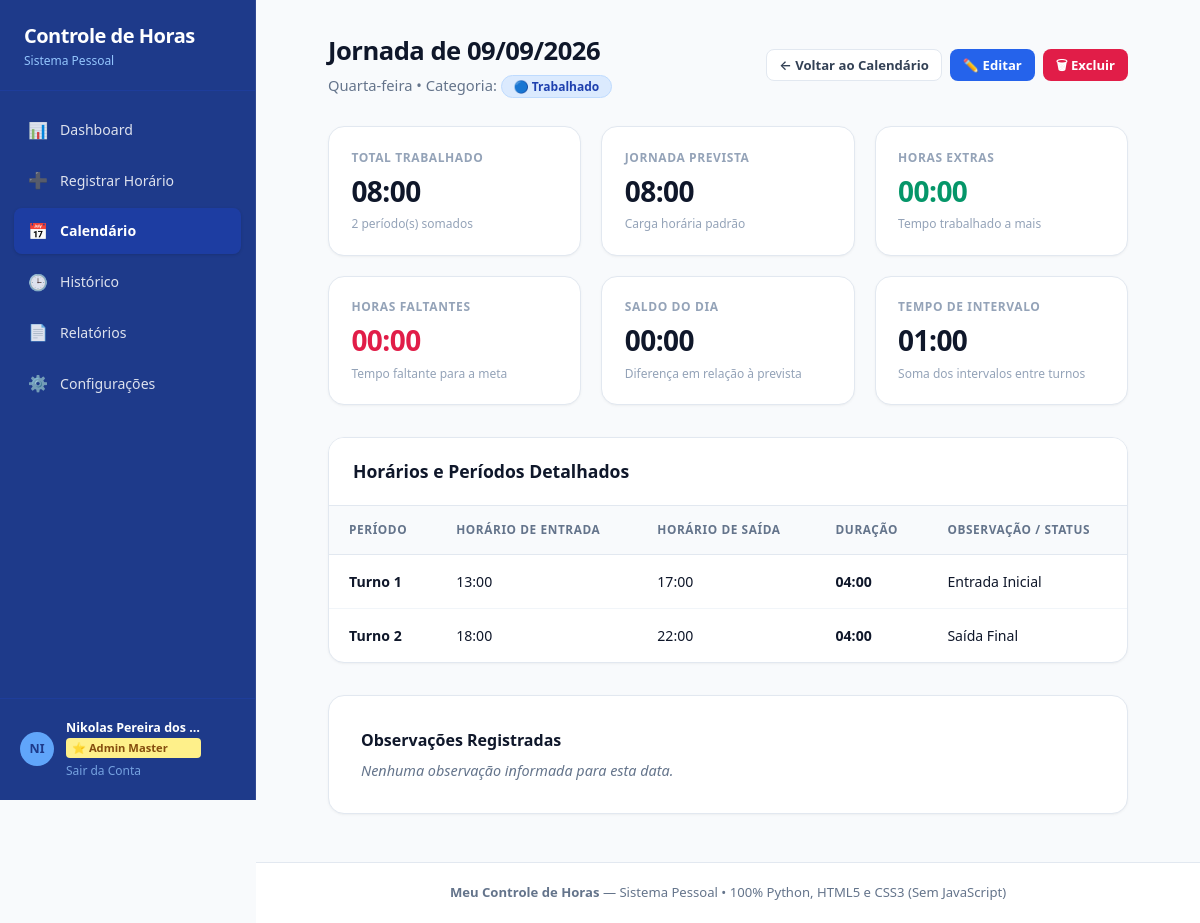
The page /dia/2026-09-09 (signed in) on the database its author committed.
### tables this page shows
CREATE TABLE work_periods (
        id INTEGER PRIMARY KEY AUTOINCREMENT,
        work_day_id INTEGER NOT NULL,
        period_order INTEGER NOT NULL DEFAULT 1,
        start_time TEXT NOT NULL,
        end_time TEXT NOT NULL,
        FOREIGN KEY (work_day_id) REFERENCES work_days(id) ON DELETE CASCADE
    );

### app.py (the view, shortened to what this page needs)
@app.route('/dia/<date_str>')
@login_required
def day_detail_view(date_str):
    user_id = session['user_id']
    try:
        dt = datetime.strptime(date_str, '%Y-%m-%d')
    except ValueError:
        flash("Data inválida.", "danger")
        return redirect(url_for('calendar_view'))
    parts = date_str.split('-')
    date_fmt = f"{parts[2]}/{parts[1]}/{parts[0]}"
    day_name_pt = WEEKDAY_NAMES_PT[dt.weekday()]
    conn = get_db()
    cursor = conn.cursor()
    cursor.execute("SELECT * FROM work_days WHERE user_id = ? AND date = ?", (user_id, date_str))
    day = cursor.fetchone()
    conn.close()
    days_data, settings = get_days_data_in_range(user_id, date_str, date_str)
    if days_data:
        metrics = days_data[0]
        has_record = True
        periods = metrics.get('periods', [])
        observation = day['observation'] if day else ''
    return render_template(
        'day_detail.html',
        active_page='calendar',
        date_str=date_str,
        date_fmt=date_fmt,
        day_name_pt=day_name_pt,
        year=dt.year,
        month=dt.month,
        has_record=has_record,
        day=day,
        metrics=metrics,
        periods=periods,
        observation=observation
    )

### app.py (called while the page is built, shortened)
def generate_auth_token(user_id, email):
    return auth_serializer.dumps({'uid': user_id, 'email': email})

def login_required(f):
    @wraps(f)
    def decorated_function(*args, **kwargs):
        if not session.get('user_id'):
            if not restore_session_from_token():
                return redirect(url_for('login'))
        return f(*args, **kwargs)
    return decorated_function

@app.before_request
def before_req():
    if not session.get('user_id'):
        restore_session_from_token()
    else:
        if session.get('user_name') in ('Taijou BR', 'Administrador', None, ''):
            uid = session.get('user_id')
            try:
                conn = get_db()
                cursor = conn.cursor()
                cursor.execute("SELECT name FROM users WHERE id = ?", (uid,))
                row = cursor.fetchone()
                conn.close()
                if row and row['name'] and row['name'] not in ('Taijou BR', 'Administrador'):
                    session['user_name'] = row['name']
            except Exception:
                pass

@app.context_processor
def inject_auth_info():
    token = ''
    if session.get('user_id') and session.get('user_email'):
        try:
            token = generate_auth_token(session['user_id'], session['user_email'])
        except Exception:
            token = ''
    return {'auth_token': token}

@app.after_request
def after_req(response):
    cookies = response.headers.getlist('Set-Cookie')
    return response

    def __call__(self, environ, start_response):
        def custom_start_response(status, headers, exc_info=None):
            new_headers = []
            for name, val in headers:
                new_headers.append((name, val))
            return start_response(status, new_headers, exc_info)
        return self.wsgi_app(environ, custom_start_response)

### database/db.py (called while the page is built, shortened)
def get_db_path():
    return DEFAULT_DB_PATH

def get_db():
    global _initialized, DB_PATH
    DB_PATH = get_db_path()
    os.makedirs(os.path.dirname(DB_PATH), exist_ok=True)
    conn = sqlite3.connect(DB_PATH, timeout=15)
    conn.row_factory = sqlite3.Row
    conn.execute("PRAGMA foreign_keys = ON;")
    return conn

### services/calculations.py (called while the page is built)
def time_to_minutes(time_str: str) -> int:
    if not time_str or ':' not in time_str:
        return 0
    parts = time_str.strip().split(':')
    try:
        hours = int(parts[0])
        minutes = int(parts[1])
        return hours * 60 + minutes
    except (ValueError, IndexError):
        return 0

### templates/day_detail.html (shortened to what this page needs)
{% extends "base.html" %}
{% block content %}
<div style="max-width: 800px; margin: 0 auto;">
  <div class="page-header">
    <div>
      <h1 class="page-title">Jornada de {{ date_fmt }}</h1>
      <p class="page-subtitle">{{ day_name_pt }} • Categoria:
        {% if day and day.day_type == 'feriado' %}
          <span class="status-badge" style="background-color: #fef3c7; color: #b45309; border: 1px solid #fde68a;">🟠 Feriado</span>
        {% elif day and day.day_type == 'folga' %}
          <span class="status-badge" style="background-color: #d1fae5; color: #047857; border: 1px solid #a7f3d0;">🟢 Folga / Descanso</span>
        {% elif day and day.day_type == 'falta' %}
          <span class="status-badge status-falta">🔴 Falta / A Pagar</span>
        {% elif day and day.day_type == 'trabalho' %}
          <span class="status-badge" style="background-color: #dbeafe; color: #1e40af; border: 1px solid #bfdbfe;">🔵 Trabalhado</span>
        {% elif has_record %}
          <span class="status-badge status-registrado">{{ day.day_type|capitalize }}</span>
        {% else %}
          <span class="status-badge status-vazio">⚪ Sem registro</span>
        {% endif %}
      </p>
    </div>
    <div style="display: flex; gap: 0.5rem; flex-wrap: wrap;">
      <a href="{{ url_for('calendar_view', year=year, month=month) }}" class="btn btn-secondary btn-sm" id="btn-back-calendar">
        ← Voltar ao Calendário
      </a>
      {% if has_record %}
        <a href="{{ url_for('edit_time', day_id=day.id) }}" class="btn btn-primary btn-sm" id="btn-edit-day">
          ✏️ Editar
        </a>
        <a href="{{ url_for('confirm_delete', day_id=day.id) }}" class="btn btn-danger btn-sm" id="btn-delete-day">
          🗑 Excluir
        </a>
      {% else %}
        <a href="{{ url_for('register_time', date=date_str) }}" class="btn btn-primary btn-sm" id="btn-new-register-day">
          + Registrar Horário neste Dia
        </a>
      {% endif %}
    </div>
  </div>
  <div class="stats-grid" style="margin-bottom: 2rem;">
    <div class="stat-card">
      <div class="stat-label">Total Trabalhado</div>
      <div class="stat-value">{{ metrics.total_worked_str }}</div>
      <div class="stat-subtext">{{ metrics.periods_count }} período(s) somados</div>
    </div>
    <div class="stat-card">
      <div class="stat-label">Jornada Prevista</div>
      <div class="stat-value">{{ metrics.expected_str }}</div>
      <div class="stat-subtext">Carga horária padrão</div>
    </div>
    <div class="stat-card">
      <div class="stat-label">Horas Extras</div>
      <div class="stat-value text-positive">{{ metrics.overtime_str }}</div>
      <div class="stat-subtext">
        {% if metrics.overtime_paid %}
          <span style="display: inline-block; background: #ecfdf4; color: #166534; font-weight: 700; padding: 0.15rem 0.4rem; border-radius: 4px; border: 1px solid #86efac; font-size: 0.76rem;">
            💵 Paga em folha
          </span>
        {% else %}
          Tempo trabalhado a mais
        {% endif %}
      </div>
    </div>
    <div class="stat-card">
      <div class="stat-label">Horas Faltantes</div>
      <div class="stat-value text-negative">{{ metrics.missing_str }}</div>
      <div class="stat-subtext">Tempo faltante para a meta</div>
    </div>
    <div class="stat-card">
      <div class="stat-label">Saldo do Dia</div>
      <div class="stat-value {% if metrics.is_in_progress %}text-neutral{% elif '+' in metrics.balance_str %}text-positive{% elif '-' in metrics.balance_str %}text-negative{% else %}text-neutral{% endif %}">
        {% if metrics.is_in_progress %}
          <span style="font-size: 1.2rem; color: #d97706;">⏳ Em andamento</span>
        {% else %}
          {{ metrics.balance_str }}
        {% endif %}
      </div>
      <div class="stat-subtext">
        {% if metrics.is_in_progress %}
          Trabalho em curso (sem débito antecipado)
        {% else %}
          Diferença em relação à prevista
        {% endif %}
      </div>
    </div>
    <div class="stat-card">
      <div class="stat-label">Tempo de Intervalo</div>
      <div class="stat-value">{% if metrics.periods_count == 1 %}Sem intervalo{% else %}{{ metrics.break_str }}{% endif %}</div>
      <div class="stat-subtext">{% if metrics.periods_count == 1 %}Jornada contínua direta{% else %}Soma dos intervalos entre turnos{% endif %}</div>
    </div>
  </div>
  <div class="table-card">
    <div style="padding: 1.25rem 1.5rem; border-bottom: 1px solid var(--border-color); background: var(--bg-surface); display: flex; justify-content: space-between; align-items: center;">
      <h3 style="font-size: 1.1rem; font-weight: 700;">Horários e Períodos Detalhados</h3>
    </div>
    <div class="table-responsive">
      <table class="data-table">
        <thead>
          <tr>
            <th>Período</th>
            <th>Horário de Entrada</th>
            <th>Horário de Saída</th>
            <th>Duração</th>
            <th>Observação / Status</th>
          </tr>
        </thead>
        <tbody>
          {% if periods %}
            {% for p in periods %}
              <tr {% if not p.end_time or p.is_open %}style="background: #fffbeb;"{% endif %}>
                <td><strong>Turno {{ loop.index }}</strong></td>
                <td>{{ p.start_time }}</td>
                <td>
                  {% if p.end_time %}
                    {{ p.end_time }}
                  {% else %}
                    <span style="background: #fef3c7; color: #92400e; font-weight: 700; padding: 0.2rem 0.5rem; border-radius: 4px; border: 1px solid #fde68a; font-size: 0.82rem;">
                      ⏳ Em aberto
                    </span>
                  {% endif %}
                </td>
                <td>
                  {% if p.end_time %}
                    <strong>{{ p.duration_str }}</strong>
                  {% else %}
                    <span style="color: #b45309; font-weight: 600;">Em andamento</span>
                  {% endif %}
                </td>
                <td>
                  {% if not p.end_time or p.is_open %}
                    <span style="color: #b45309; font-weight: 700;">🕒 Turno atual em curso</span>
                  {% elif loop.first and loop.last %}
                    Turno Único
                  {% elif loop.first %}
                    Entrada Inicial
                  {% elif loop.last %}
                    Saída Final
                  {% else %}
                    Turno Intermediário
                  {% endif %}
                </td>
              </tr>
            {% endfor %}
          {% else %}
            <tr>
              <td colspan="5" style="text-align: center; padding: 2rem; color: var(--text-muted);">
                Nenhum período de trabalho registrado para este dia.
              </td>
            </tr>
          {% endif %}
        </tbody>
      </table>
    </div>
  </div>
  <div class="form-card" style="margin-top: 1.5rem; max-width: 100%;">
    <h3 style="font-size: 1rem; font-weight: 700; margin-bottom: 0.5rem;">Observações Registradas</h3>
    {% if observation %}
      <p style="font-size: 0.95rem; color: var(--text-main); background: var(--bg-subtle); padding: 1rem; border-radius: var(--radius-md); border: 1px solid var(--border-color);">
        {{ observation }}
      </p>
    {% else %}
      <p style="color: var(--text-muted); font-size: 0.9rem; font-style: italic;">
        Nenhuma observação informada para esta data.
      </p>
    {% endif %}
  </div>
</div>
{% endblock %}

### rows shown on the page
work_periods: start_time "13:00", end_time "17:00", duration_str "04:00", shows "Entrada Inicial"
work_periods: start_time "18:00", end_time "22:00", duration_str "04:00", shows "Saída Final"

### other values the page prints
{{ date_fmt }} "09/09/2026"
{{ day_name_pt }} "Quarta-feira"
{{ metrics.total_worked_str }} "08:00"
{{ metrics.periods_count }} "2"
{{ metrics.expected_str }} "08:00"
{{ metrics.overtime_str }} "00:00"
{{ metrics.missing_str }} "00:00"
{{ metrics.balance_str }} "00:00"
{{ metrics.break_str }} "01:00"
